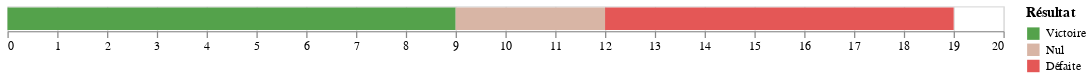

The code cell stored with this chart in its notebook:
### Markdown cell above
# Des matchs, des résultats

### Code cell
vnd = matchs_saison.groupby('Saison').agg({'Victoire': 'sum', 'Défaite': 'sum', 'Nul': 'sum'}).reset_index().melt(id_vars='Saison', value_vars=['Victoire', 'Nul', 'Défaite'])

alt.Chart(vnd).mark_bar().encode(
    x=alt.X(
        'value:Q', 
        title='',
    ),
    color=alt.Color(
        'variable', 
        title='Résultat', 
        scale=alt.Scale(
            domain=['Victoire', 'Nul', 'Défaite'], 
            range=['#54a24b', '#d8b5a5', '#e45756']
        )
    ),
    tooltip=[alt.Tooltip("Saison", title="Saison"), alt.Tooltip("variable", title='Résultat'), alt.Tooltip("value", title="Académies")],
    order=alt.Order(
        'variable',
        sort='descending'
    )
).properties(
    width=800
).configure_axisY(
    labelPadding=20, 
    labelFontSize=18,
    grid=False,
)

### Figure 1 — Vega-Lite specification as saved in the notebook (floating-point values rounded to 4 significant figures)
{"config": {"view": {"continuousWidth": 400, "continuousHeight": 300}, "axisY": {"grid": false, "labelFontSize": 18, "labelPadding": 20}}, "data": {"name": "data-d3b686df78e2eb5a8c2d31958160a7a0"}, "mark": "bar", "encoding": {"color": {"field": "variable", "scale": {"domain": ["Victoire", "Nul", "Défaite"], "range": ["#54a24b", "#d8b5a5", "#e45756"]}, "title": "Résultat", "type": "nominal"}, "order": {"field": "variable", "sort": "descending", "type": "nominal"}, "tooltip": [{"field": "Saison", "title": "Saison", "type": "nominal"}, {"field": "variable", "title": "Résultat", "type": "nominal"}, {"field": "value", "title": "Académies", "type": "quantitative"}], "x": {"field": "value", "title": "", "type": "quantitative"}}, "width": 800, "$schema": "https://vega.github.io/schema/vega-lite/v4.17.0.json", "datasets": {"data-d3b686df78e2eb5a8c2d31958160a7a0": [{"Saison": "2022-2023", "variable": "Victoire", "value": 9}, {"Saison": "2022-2023", "variable": "Nul", "value": 3}, {"Saison": "2022-2023", "variable": "Défaite", "value": 7}]}}
